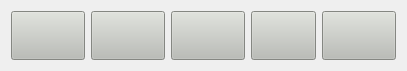
   <widget class="QWidget" name="gridLayoutWidget_3">
    <property name="geometry">
     <rect>
      <x>570</x>
      <y>430</y>
      <width>396</width>
      <height>71</height>
     </rect>
    </property>
    <layout class="QGridLayout" name="gridLayout_3">
     <item row="0" column="7">
      <widget class="QPushButton" name="DugmeKockicaIzbor5">
       <property name="sizePolicy">
        <sizepolicy hsizetype="Expanding" vsizetype="Expanding">
         <horstretch>0</horstretch>
         <verstretch>0</verstretch>
        </sizepolicy>
       </property>
       <property name="font">
        <font>
         <family>DejaVu Sans</family>
         <pointsize>18</pointsize>
        </font>
       </property>
       <property name="styleSheet">
        <string notr="true">background-color: rgb(186, 189, 182);</string>
       </property>
       <property name="text">
        <string/>
       </property>
      </widget>
     </item>
     <item row="0" column="6">
      <widget class="QPushButton" name="DugmeKockicaIzbor4">
       <property name="sizePolicy">
        <sizepolicy hsizetype="Expanding" vsizetype="Expanding">
         <horstretch>0</horstretch>
         <verstretch>0</verstretch>
        </sizepolicy>
       </property>
       <property name="font">
        <font>
         <family>Sans</family>
         <pointsize>18</pointsize>
        </font>
       </property>
       <property name="styleSheet">
        <string notr="true">background-color: rgb(186, 189, 182);</string>
       </property>
       <property name="text">
        <string/>
       </property>
      </widget>
     </item>
     <item row="0" column="3">
      <widget class="QPushButton" name="DugmeKockicaIzbor3">
       <property name="sizePolicy">
        <sizepolicy hsizetype="Expanding" vsizetype="Expanding">
         <horstretch>0</horstretch>
         <verstretch>0</verstretch>
        </sizepolicy>
       </property>
       <property name="font">
        <font>
         <family>DejaVu Sans</family>
         <pointsize>18</pointsize>
        </font>
       </property>
       <property name="styleSheet">
        <string notr="true">background-color: rgb(186, 189, 182);</string>
       </property>
       <property name="text">
        <string/>
       </property>
      </widget>
     </item>
     <item row="0" column="1">
      <widget class="QPushButton" name="DugmeKockicaIzbor1">
       <property name="sizePolicy">
        <sizepolicy hsizetype="Expanding" vsizetype="Expanding">
         <horstretch>0</horstretch>
         <verstretch>0</verstretch>
        </sizepolicy>
       </property>
       <property name="font">
        <font>
         <family>DejaVu Sans</family>
         <pointsize>18</pointsize>
        </font>
       </property>
       <property name="styleSheet">
        <string notr="true">background-color: rgb(186, 189, 182);</string>
       </property>
       <property name="text">
        <string/>
       </property>
      </widget>
     </item>
     <item row="0" column="2">
      <widget class="QPushButton" name="DugmeKockicaIzbor2">
       <property name="sizePolicy">
        <sizepolicy hsizetype="Expanding" vsizetype="Expanding">
         <horstretch>0</horstretch>
         <verstretch>0</verstretch>
        </sizepolicy>
       </property>
       <property name="font">
        <font>
         <family>DejaVu Sans</family>
         <pointsize>18</pointsize>
        </font>
       </property>
       <property name="styleSheet">
        <string notr="true">background-color: rgb(186, 189, 182);</string>
       </property>
       <property name="text">
        <string/>
       </property>
      </widget>
     </item>
    </layout>
   </widget>
